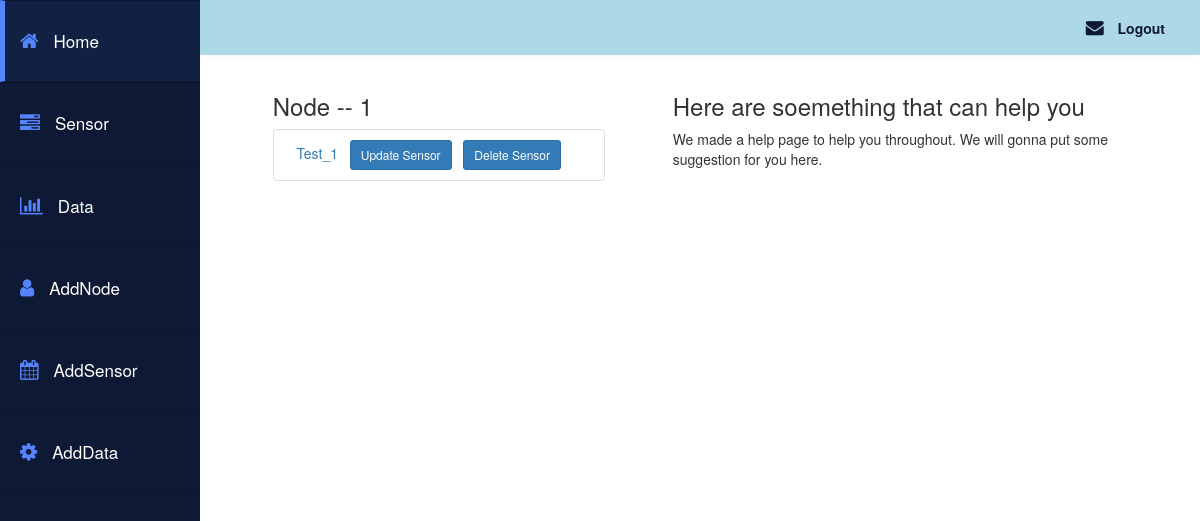
Page /chain/sensors/ (signed in) on the earlier database version.
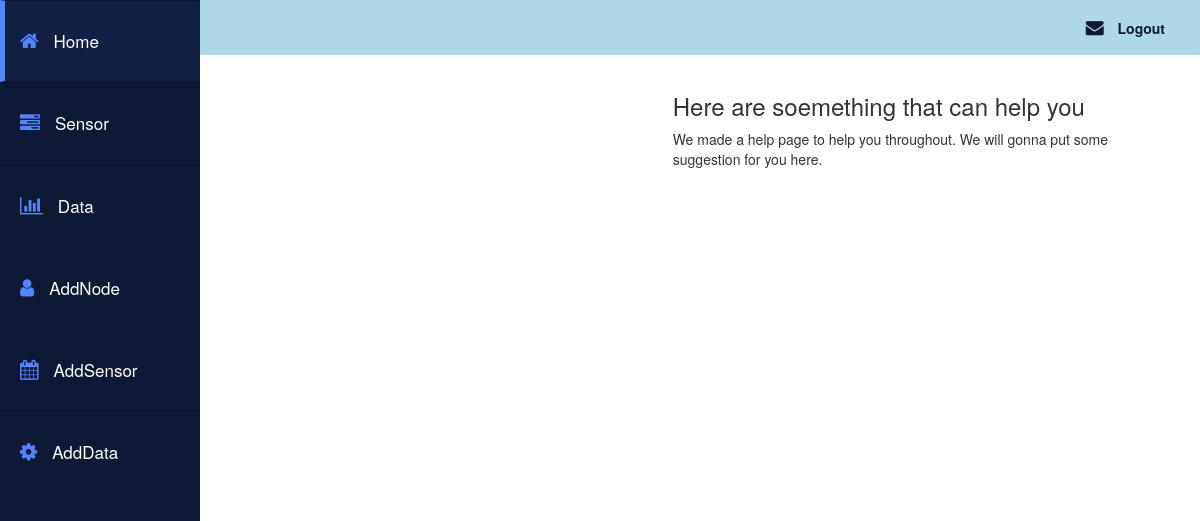
Same page on the later database version.
### chain/models.py (models this page shows, shortened)
class Node(models.Model):
    gateway_name = models.ForeignKey(Gateway,on_delete = models.CASCADE)
    name = models.CharField(max_length = 40)
    image = models.CharField(max_length = 400 , default = "https://d3s5r33r268y59.cloudfront.net/97443/products/thumbs/2016-08-30T16:15:27.419Z-IMG-20160823-WA0018.jpg.855x570_q85_pad_rcrop.jpg")
    owner = models.ForeignKey(User,on_delete = models.CASCADE)
    description = models.CharField(max_length = 400, blank=True)
    doc = models.DateTimeField(blank=True, default=datetime.datetime.now)

class Sensor(models.Model):
    node_name = models.ForeignKey(Node,on_delete = models.CASCADE)
    name = models.CharField(max_length = 40)
    description = models.CharField(max_length = 400, blank=True)
    image = models.CharField(max_length = 400 , default = "https://upload.wikimedia.org/wikipedia/commons/0/09/CCD_Image_sensor.jpg")
    doc = models.DateTimeField(blank=True, default=datetime.datetime.now)

### chain/views.py (the view)
def sensors(request):
        mynodes = Node.objects.filter(owner=request.user)
        return render(request, 'chain/sensors.html' , { 'mynodes' : mynodes})

### chain/templates/chain/sensors.html (shortened to what this page needs)
{% extends "chain/base.html" %}
{% block body %}
<div class="" id="Left_Side">
{% if mynodes %}
      {% for nodes in  mynodes %}
          {% if nodes.sensor_set.all %}
            <h3> Node -- {{nodes.name}}</h3>
                {% for  node in nodes.sensor_set.all %}
                  <ul class="list-group">
                    <li class="list-group-item">
                      &nbsp       <a href ="{% url 'chain:data'  node.id %}"> {{node.name}}  </a>
                      &nbsp       <a href ="{% url 'chain:UpdateSensor'  node.id %}" class="btn btn-primary btn-sm" role="button"> Update Sensor </a>
                      &nbsp       <a href ="{% url 'chain:DeleteSensor'  node.id %}"  class="btn btn-primary btn-sm" role="button"> Delete Sensor </a>
                    </li>
                  </ul>
                {% endfor %}
          {%endif%}
      {% endfor %}
{% else %}
  <h3>
    You have not any node. <br> <br>
    <a href="{%url "chain:AddNode"%}">Click</a> Here to add a Node.
  </h3>
{% endif %}
</div>
{% endblock %}
{% block body_right %}
<div class="" id="Right_Side">
  <h3> Here are soemething that can help you </h3>
    <p>
        We made a help page to help you throughout.
        We will gonna put some suggestion for you here.
    </p>
</div>
{% endblock body_right %}

### chain/templates/chain/base.html (shortened to what this page needs)
<html lang="en">
  <head>
    {% load staticfiles %}
    <link rel="stylesheet" href="https://ajax.googleapis.com/ajax/libs/jquery/2.2.0/jquery.min.js">
    <link rel="stylesheet" href="https://maxcdn.bootstrapcdn.com/bootstrap/3.3.7/css/bootstrap.min.css">
    <link rel="stylesheet" href="https://maxcdn.bootstrapcdn.com/bootstrap/3.3.6/js/bootstrap.min.js">
    <link rel="stylesheet" type="text/css" href= "{% static '/chain/style.css' %}">
  </head>
<link href="https://maxcdn.bootstrapcdn.com/font-awesome/4.6.3/css/font-awesome.min.css" rel="stylesheet">
<body class="home">
    <div class="container-fluid display-table">
        <div class="row display-table-row">
            <div class="col-md-2 col-sm-1 hidden-xs display-table-cell v-align box" id="navigation">
                <div class="navi">
                    <ul>
                        <li class=""><a href="{% url 'chain:index' %}"><i class="fa fa-home" aria-hidden="true"></i><span class="hidden-xs hidden-sm">Home</span></a></li>
                        <li><a href="{% url 'chain:sensors' %}"><i class="fa fa-tasks" aria-hidden="true"></i><span class="hidden-xs hidden-sm">Sensor</span></a></li>
                        <li><a href="{% url 'chain:datas' %}"><i class="fa fa-bar-chart" aria-hidden="true"></i><span class="hidden-xs hidden-sm">Data</span></a></li>
                        <li><a href="{% url 'chain:AddNode' %}"><i class="fa fa-user" aria-hidden="true"></i><span class="hidden-xs hidden-sm">AddNode</span></a></li>
                        <li><a href="{% url 'chain:AddSensor' %}"><i class="fa fa-calendar" aria-hidden="true"></i><span class="hidden-xs hidden-sm">AddSensor</span></a></li>
                        <li><a href="{% url 'chain:AddData' %}"><i class="fa fa-cog" aria-hidden="true"></i><span class="hidden-xs hidden-sm">AddData</span></a></li>
                    </ul>
                </div>
            </div>
            <div class="col-md-10 col-sm-11 display-table-cell v-align">
                <div class="row">
                    <header>
                        <div class="col-md-7">
                        </div>
                        <div class="col-md-5">
                            <div class="header-rightside">
                                <ul class="list-inline header-top pull-right">
                                    <li><a href="https://mail.google.com/mail/u/0/#inbox"><i class="fa fa-envelope" aria-hidden="true"></i></a></li>
                                    <li class="dropdown">
                                        <a href="{% url 'chain:logout' %}" class="dropdown-toggle" data-toggle="dropdown"> <strong>Logout</strong>
                                            </a>
                                    </li>
                                </ul>
                            </div>
                        </div>
                    </header>
                </div>
                <div class="user-dashboard">
                    <div class="row">
                        <div class="col-md-5 col-sm-5 col-xs-12 gutter">
                          {% block body %}
                          {% endblock  %}
                        </div>
                        <div class="col-md-7 col-sm-7 col-xs-12 gutter">
                          {% block body_right %}
                          {% endblock  %}
                        </div>
                    </div>
                </div>
            </div>
        </div>
    </div>
</body>
</html>

### chain/static/chain/style.css (style rules this page uses)
body { background: white url('https://inspirationhut.net/wp-content/uploads/2013/05/201.png'); }
#Right_Side { margin-left: 1cm; margin-top: 1cm; }
a:focus,a:hover,a { outline:none; text-decoration: none; }
li,ul { list-style: none; padding: 0; margin: 0; }
.header-top i { font-size: 18px; }
.home { background: white url('https://inspirationhut.net/wp-content/uploads/2013/05/201.png'); }
#navigation { background: #0e1a35; }
#navigation { padding: 0; }
.display-table { display: table; padding: 0; height: 100%; width: 100%; }
.display-table-row { display: table-row; height: 100%; }
.display-table-cell { display: table-cell; float: none; height: 100%; }
.v-align { vertical-align: top; }
.header-top { margin: 0; padding-top: 2px; }
.header-top i { color: #0e1a35; }
.navi i { font-size: 20px; }
.header-top li { display: inline-block; text-align: center; }
.header-top .dropdown-toggle { color: #0e1a35; }
#navigation { -webkit-transition: all 0.5s ease; -moz-transition: all 0.5s ease; -o-transition: all 0.5s ease; transition: all 0.5s ease; }
header { background: #ADD8E6; box-shadow: 0 1px 12px rgba(0, 0, 0, 0.04); display: inline-block !important; line-height: 23px; padding: 15px; transition: all 0.5s ease 0s; width: 100%; -webkit-transition: all 0.5s ease; -moz-transition: all 0.5s ease; -o-transition: all 0.5s ease; transition: all 0.5s ease; }
.navi a { border-bottom: 1px solid #0d172e; border-top: 1px solid #0d172e; color: #ffffff; display: block; font-size: 17px; font-weight: 500; padding: 28px 20px; text-decoration: none; }
.navi i { margin-right: 15px; color: #5584ff; }
.hidden-xs { -webkit-transition: all 0.5s ease; -moz-transition: all 0.5s ease; -o-transition: all 0.5s ease; transition: all 0.5s ease; }
.user-dashboard { padding: 0 20px; }

Differences in the rows shown:
removed Node: name "1"
removed Sensor: name "Test_1"
